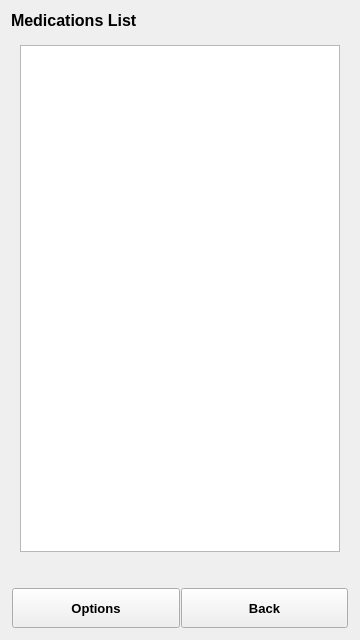
<?xml version="1.0" encoding="UTF-8"?>
<ui version="4.0">
 <class>Medications</class>
 <widget class="QWidget" name="Medications">
  <property name="geometry">
   <rect>
    <x>0</x>
    <y>0</y>
    <width>360</width>
    <height>640</height>
   </rect>
  </property>
  <property name="windowTitle">
   <string>Form</string>
  </property>
  <layout class="QGridLayout" name="gridLayout_4">
   <item row="1" column="0">
    <widget class="QWidget" name="widget" native="true">
     <layout class="QGridLayout" name="gridLayout_2">
      <item row="0" column="0">
       <widget class="QListWidget" name="listWidget">
        <property name="font">
         <font>
          <pointsize>12</pointsize>
         </font>
        </property>
        <property name="verticalScrollMode">
         <enum>QAbstractItemView::ScrollPerPixel</enum>
        </property>
        <property name="horizontalScrollMode">
         <enum>QAbstractItemView::ScrollPerPixel</enum>
        </property>
       </widget>
      </item>
     </layout>
    </widget>
   </item>
   <item row="2" column="0">
    <widget class="QWidget" name="widget_2" native="true">
     <layout class="QGridLayout" name="gridLayout">
      <property name="margin">
       <number>1</number>
      </property>
      <property name="spacing">
       <number>1</number>
      </property>
      <item row="0" column="0">
       <spacer name="verticalSpacer">
        <property name="orientation">
         <enum>Qt::Vertical</enum>
        </property>
        <property name="sizeType">
         <enum>QSizePolicy::Preferred</enum>
        </property>
        <property name="sizeHint" stdset="0">
         <size>
          <width>20</width>
          <height>20</height>
         </size>
        </property>
       </spacer>
      </item>
      <item row="0" column="1">
       <spacer name="verticalSpacer_2">
        <property name="orientation">
         <enum>Qt::Vertical</enum>
        </property>
        <property name="sizeType">
         <enum>QSizePolicy::Preferred</enum>
        </property>
        <property name="sizeHint" stdset="0">
         <size>
          <width>20</width>
          <height>20</height>
         </size>
        </property>
       </spacer>
      </item>
      <item row="1" column="0">
       <widget class="QPushButton" name="actionButton">
        <property name="minimumSize">
         <size>
          <width>0</width>
          <height>40</height>
         </size>
        </property>
        <property name="font">
         <font>
          <pointsize>10</pointsize>
          <weight>75</weight>
          <bold>true</bold>
         </font>
        </property>
        <property name="text">
         <string>Options</string>
        </property>
        <property name="flat">
         <bool>false</bool>
        </property>
       </widget>
      </item>
      <item row="1" column="1">
       <widget class="QPushButton" name="backButton">
        <property name="minimumSize">
         <size>
          <width>0</width>
          <height>40</height>
         </size>
        </property>
        <property name="font">
         <font>
          <pointsize>10</pointsize>
          <weight>75</weight>
          <bold>true</bold>
         </font>
        </property>
        <property name="text">
         <string>Back</string>
        </property>
       </widget>
      </item>
     </layout>
    </widget>
   </item>
   <item row="0" column="0">
    <widget class="QLabel" name="label">
     <property name="font">
      <font>
       <pointsize>12</pointsize>
       <weight>75</weight>
       <bold>true</bold>
      </font>
     </property>
     <property name="text">
      <string>Medications List</string>
     </property>
    </widget>
   </item>
  </layout>
 </widget>
 <resources/>
 <connections/>
</ui>
